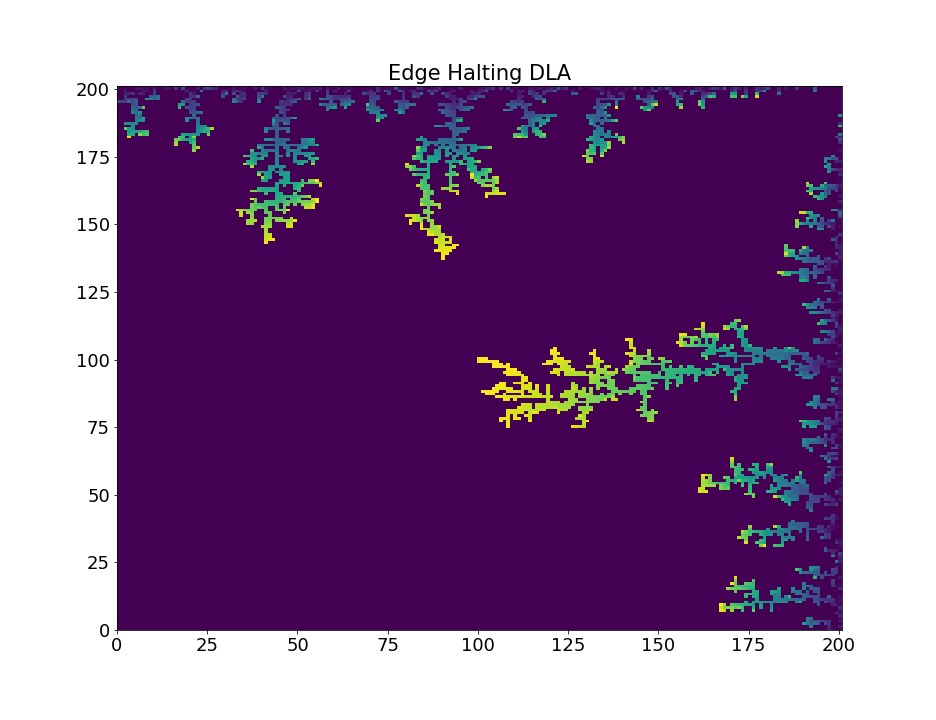

Source code (Python):
#!/usr/bin/env python3
# -*- coding: utf-8 -*-
"""
Created on Wed Mar 13 16:28:42 2019

@author: alankar
"""

import numpy as np
import matplotlib.pyplot as plt


def dla_walk(lattice,arrive): #starts a particle from center and moves according to dla rules
    lattice = np.copy(lattice) #not change the original array as they are passed by reference
    y0, x0 = lattice.shape[0]//2, lattice.shape[1]//2
    stuck = False
    end = False
    pos = np.array([y0,x0],dtype=np.int16)
    if (lattice[y0,x0]==0):
        lattice[y0,x0] = arrive
    else: 
        stuck = True
        end = True
    while (not(stuck)):
        posnew = np.zeros(2,dtype=np.int16)
        counter = 0
        while(counter==0 or (posnew[0]>lattice.shape[0]-1) or (posnew[1]>lattice.shape[1]-1) or posnew[0]<0 or posnew[1]<0):
            #Ensures movement is always inside the lattice domain
            counter += 1
            move = np.random.randint(low=0,high=4,size=1)[0] #0:up 1:down 2:left 3:right
            if(move==0): posnew = np.array([pos[0]+1,pos[1]],dtype=np.int16)
            elif(move==1): posnew = np.array([pos[0]-1,pos[1]],dtype=np.int16)
            elif(move==2): posnew = np.array([pos[0],pos[1]-1],dtype=np.int16)
            elif(move==3): posnew = np.array([pos[0],pos[1]+1],dtype=np.int16)
        
        #step += 1
        if (lattice[posnew[0],posnew[1]]>0): stuck = True #stuck on encountering an already anchored particle
        else:
            lattice[pos[0],pos[1]] = 0
            pos = np.copy(posnew)
            lattice[pos[0],pos[1]] = arrive
            if ((pos[0]==(lattice.shape[0]-1)) or (pos[1]==(lattice.shape[1]-1))): stuck = True #stuck at edge
    return (lattice,end)
        


ny, nx = 201, 201
lattice = np.zeros((ny,nx),dtype=np.int16)
end = False
counter = 0
while(not(end)):
    counter+=1
    lattice,end = dla_walk(lattice,counter)

plt.figure(figsize=(13,10))
plt.pcolormesh(lattice)
#plt.colorbar()
plt.title(r'Edge Halting DLA', size=21)
plt.tick_params(axis='both', which='major', labelsize=18)
plt.tick_params(axis='both', which='minor', labelsize=15)
plt.savefig('11_1.png')
plt.show()
